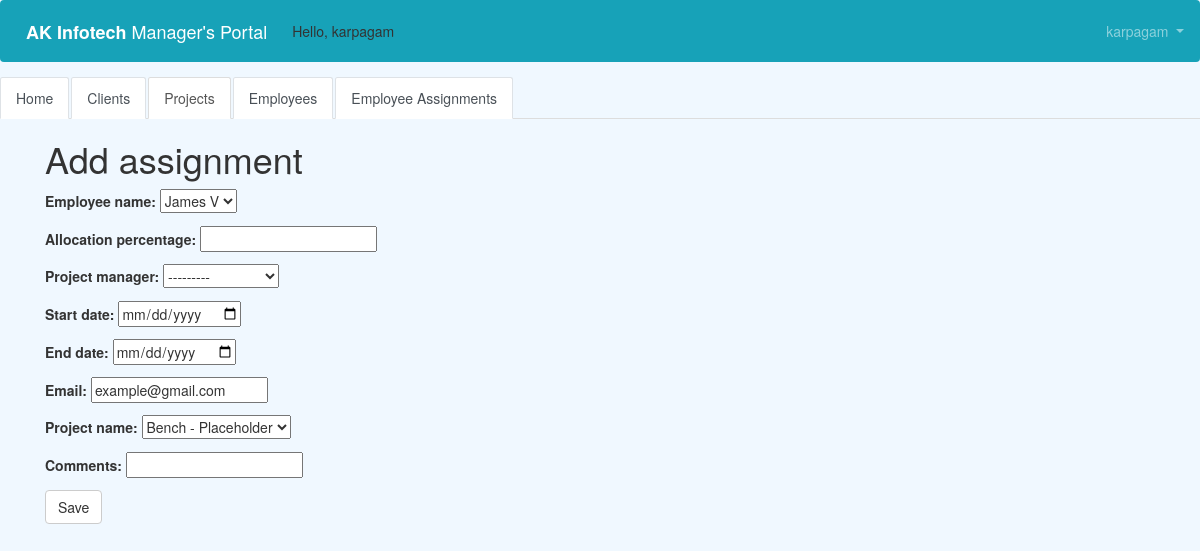
The page /assignment/assignment/create/ (signed in) on the database its author committed.
### users/models.py (models this page shows)
class CustomUser(AbstractUser):
    department = models.CharField(max_length=50, default=' ', null=True, blank=True)
    cell_phone = models.CharField(max_length=50, default='(402)000-0000')
    date_of_joining = models.DateField(null=True, blank=True)
    employee_ID = models.CharField(max_length=50, default=' ', null=True, blank=True)
    office_location = models.CharField(max_length=50, default=' ', null=True, blank=True)
    designation = models.CharField(max_length=50, default=' ', null=True, blank=True)

### manager/models.py (models this page shows, shortened)
class Employee(models.Model):
    employee_name = models.CharField(max_length=50, blank=False, null=False, default=' ')
    first_name = models.CharField(max_length=50, blank=False, null=False, default=' ')
    last_name = models.CharField(max_length=50, blank=False, null=False, default=' ')
    Email = models.EmailField(max_length=100, default=' ')
    DOJ = models.DateField(null=True, blank=True)
    Project_manager = models.ForeignKey(users.models.CustomUser, related_name='manager', null=True,
                                        on_delete=models.DO_NOTHING)
    Location = models.CharField(max_length=50, blank=False, null=False, default=' ')
    Designation = models.CharField(max_length=50, blank=False, null=False, default=' ')
    def __str__(self):
        return self.employee_name

class Project(models.Model):
    project_name = models.CharField(max_length=50, blank=False, null=False, default=' ')
    project_description = models.CharField(max_length=50, blank=False, null=False, default=' ')
    start_date = models.DateField(null=True, blank=True)
    end_date = models.DateField(null=True, blank=True)
    client_name = models.ForeignKey(Client, related_name='client', max_length=50, blank=False, null=False, default=' ',
                                    on_delete=models.CASCADE)
    SOW_no = models.CharField(max_length=50, blank=False, null=False, default=' ')
    total_headcount = models.IntegerField(blank=False, null=False, default=' ')
    manager = models.ForeignKey(get_user_model(), on_delete=models.CASCADE)
    def __str__(self):
        return self.project_name

### assignment/views.py (the view)
# urls.py: path('assignment/create/', views.assignment_new, name='assignment_new'),
@login_required
def assignment_new(request):
    if request.method == "POST":
        form = AssignmentForm(request.POST)
        if form.is_valid():
            assignment = form.save(commit=False)
            assignment.save()
            assignment = Assignment.objects.all
            email1 = request.POST.get("email")
            employee_name = request.POST.get("employee_name")
            subject = 'AK Infotech: Your new Project Assignment!'
            message = f'You have a new Project Assignment Created. Please contact your project Manager for ' \
                      f'further details'
            send_mail(subject, message, settings.EMAIL_HOST_USER, [email1])
            return render(request, 'assignment_list.html',
                          {'assignments': assignment})
    else:
        form = AssignmentForm()
    return render(request, 'assignment_new.html', {'form': form})

### assignment/forms.py
class AssignmentForm(forms.ModelForm):
    class Meta:
        model = Assignment
        fields = ('employee_name', 'allocation_percentage', 'Project_manager', 'start_date', 'end_date', 'email',
                  'project_name', 'comments')
        widgets = {
            'start_date': DateInput(),
            'end_date': DateInput(),
        }

### templates/assignment_new.html (shortened to what this page needs)
<!DOCTYPE html>
{% extends 'base.html' %}
{% block content %}
<html lang="en">
 <head>
        <link rel="stylesheet" href="https://maxcdn.bootstrapcdn.com/bootstrap/3.3.4/css/bootstrap.min.css">
    </head>
 <body>
    <h1>Add assignment</h1>
    <form method="POST" class="assignment-form">{% csrf_token %}
          {{ form.as_p }}
        <button type="submit" class="save btn btn-default">Save</button>
    </form>
  </body>
{% endblock %}

### templates/base.html (shortened to what this page needs)
<!doctype html>
<html lang="en">
  <head>
    <link rel="stylesheet" href="https://stackpath.bootstrapcdn.com/bootstrap/4.1.3/css/bootstrap.min.css">
  </head>
  <body>
 <nav class="navbar navbar-expand-md navbar-dark bg-info mb-4">
      <a class="navbar-brand" href="{% url 'home' %}"> <b> AK Infotech </b>Manager's Portal </a>
     {% if user.is_authenticated %}
        <ul class="navbar-nav">
          Hello, {{ user.username }}
        </ul>
      {% endif %}
      <div class="collapse navbar-collapse" id="navbarCollapse">
        {% if user.is_authenticated %}
          <ul class="navbar-nav navbar-right">
            <li class="nav-item">
              <a class="nav-link dropdown-toggle" href="#" id="userMenu"\
              data-toggle="dropdown" aria-haspopup="true" aria-expanded\
              ="false">
                {{ user.username }}
              </a>
            </li>
          </ul>
        {% endif %}
              </nav>
<div>
     <ul class="nav nav-tabs">
         <li class="nav-item">
    <a class="nav-link active" href="{%  url 'home' %}">Home</a>
  </li>
  <li class="nav-item">
    <a class="nav-link active" href="{%  url 'client_list' %}">Clients</a>
  </li>
  <li class="nav-item active">
    <a class="nav-link" href="{%  url 'project_list' %}">Projects</a>
  </li>
  <li class="nav-item">
    <a class="nav-link active" href="{%  url 'employee_list' %}">Employees</a>
  </li>
         <li class="nav-item">
    <a class="nav-link active" href="{%  url 'assignment_list' %}">Employee Assignments</a>
  </li>
</ul>
 </div>
<div class="container">
      {% block content %}
      {% endblock content %}
    </div>
  </body>
</html>

### templates/assignment_new.html (style rules this page uses)
body { background-color: aliceblue; }

### rows shown on the page
CustomUser: username "karpagam"
Employee: employee_name "James V"
Project: project_name "Bench - Placeholder"
